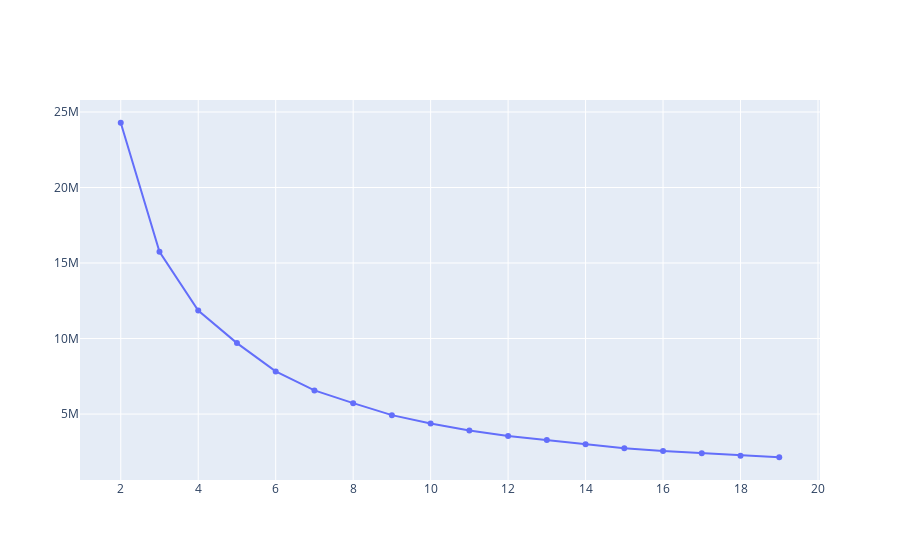

The notebook cell saved with this chart:
### Code cell
import plotly.graph_objects as go
import plotly.express as px
import pandas as pd

df = pd.read_csv("data/elbow_n_silhouette_scores.csv")
fig = go.Figure()

fig.add_trace(go.Scatter(x=df['k'], y=df['inertia'],
                    mode='lines+markers',
                         name = "Inertia"
                        ))

fig.show()

### Figure 1 — Plotly figure (JSON) as saved in the notebook; plotly's stock layout.template omitted (floating-point values rounded to 4 significant figures)
{"data": [{"mode": "lines+markers", "name": "Inertia", "type": "scatter", "x": [2, 3, 4, 5, 6, 7, 8, 9, 10, 11, 12, 13, 14, 15, 16, 17, 18, 19], "y": [24290000.0, 15740000.0, 11850000.0, 9697000.0, 7822000.0, 6564000.0, 5721000.0, 4927000.0, 4380000.0, 3911000.0, 3553000.0, 3276000.0, 2998000.0, 2734000.0, 2558000.0, 2408000.0, 2242000.0, 2140000.0]}], "layout": {}}
